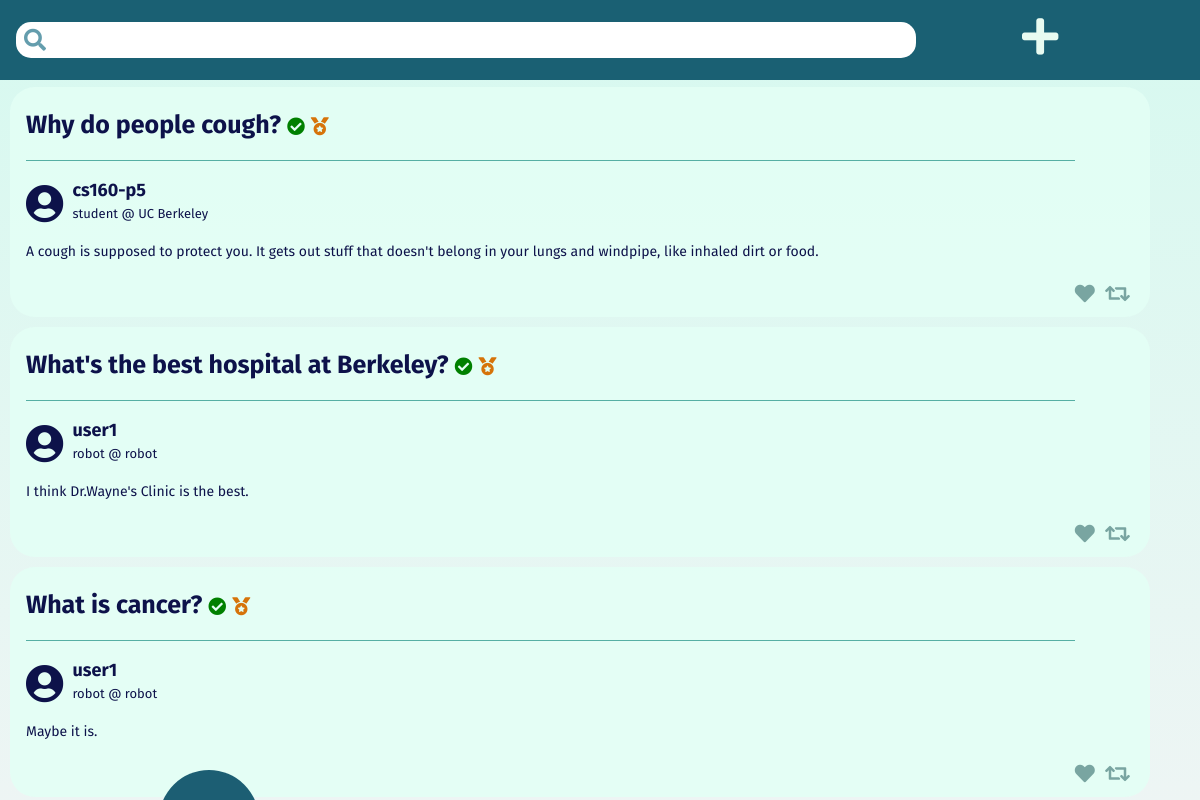
The page /life/forum/ on the database its author committed.
### life/models.py (models this page shows, shortened)
class Question(models.Model):
    question = models.CharField(max_length=50)
    description = models.CharField(default="", max_length=500)
    user = models.ForeignKey(User, default=None, on_delete=models.CASCADE)
    prof_answered = models.BooleanField(default=False)
    creation_date = models.DateTimeField(editable=False, blank=True, null=True)
    last_modified = models.DateTimeField(editable=False, blank=True, null=True)

class Answer(models.Model):
    user = models.ForeignKey(User, default=None, on_delete=models.CASCADE)
    question = models.ForeignKey(Question, on_delete=models.CASCADE)
    answer = models.CharField(max_length=500)
    likes = models.IntegerField(default=0)
    creation_date = models.DateTimeField(editable=False, blank=True, null=True)
    last_modified = models.DateTimeField(editable=False, blank=True, null=True)

class User(models.Model):
    username = models.CharField(max_length=20)
    password = models.CharField(default="", max_length=30)
    job_title = models.CharField(default="Anonymous", max_length=30)
    workplace = models.CharField(default="Anonymous", max_length=40)
    identified = models.BooleanField(default=False)

### life/views.py (the view)
# urls.py: path('forum/',views.forum, name='forum'),
def forum(request):
    global currentUser
    question_list = Question.objects.all()
    context = {
        'question_list': question_list
    }
    return render(request, 'life/forum.html', context)

### life/templates/life/forum.html (shortened to what this page needs)
{% load static %}
<!DOCTYPE html>
<html>
  <head>
    <link rel="stylesheet" type="text/css" href="{% static '/life/vendor/bootstrap/css/bootstrap.css' %}" />
    <link rel="stylesheet" type="text/css" href="{% static '/life/css/main.css' %}" />
    <link rel="stylesheet" href="https://use.fontawesome.com/releases/v5.1.1/css/all.css">
  </head>
  <body>
    <div class="searchBarWrapper">
      <div id="searchBar">
        <i class="fas fa-search" style="font-size: 22px; margin:7px 8px; color: #649dad;"></i>
      </div>
      <div id="create">
        <a href="/life/forum_create"><i class="fas fa-plus" style="font-size: 2.6em; color:#e8fbf1;"></i></a>
      </div>
    </div>
    <div class="forumWrapper" id="forumWrapperID">
       {% if question_list %}
        {% for question in question_list %}
            <div class="questionWrapper" style="height:230px;" onclick="goToQuestion({{ question.id }})">
              <div class="question">
                <span>{{ question.question }}</span>
                {% if question.answer_set.all|length > 0 %}
                    <i class="fas fa-check-circle greenCheck"></i>
                {% endif %}
                {% if question.prof_answered %}
                    <i class="fas fa-medal medal"></i>
                {% endif %}
              </div>
              <div class="answerWrapper">
                  {% if question.answer_set.all|length > 0 %}
                    <i class="fas fa-user-circle doctorICON"></i>
                    {% with question.answer_set.all|first as answer %}
                        <div class="doctorWrapper">
                          <div class="doctorName">{{ answer.user.username }}</div>
                          <div class="doctorDescription">{{ answer.user.job_title }} @ {{ answer.user.workplace }}</div>
                        </div>
                        <div class="answerText">
                            {{ answer.answer }}
                        </div>
                    {% endwith %}
                  {% else %}
                    <div>{{ question.description }}</div>
                  {% endif %}
              </div>
              <div class="shareLike">
                  {% if question.answer_set.all %}
                    {% with question.answer_set.all|first as answer %}
                      {% if answer.likes > 0 %}
                        <i style="color:#FF3333" class="fas fa-heart" onclick="like()"></i>
                        {{ answer.likes }}
                      {% else %}
                        <i class="fas fa-heart" onclick="like();"></i>
                      {% endif %}
                    {% endwith %}
                  {% endif %}
                  <i class="fas fa-retweet" style="margin-left:5px;"></i>
                </div>
            </div>
        {% endfor %}
      {% endif %}
    </div>
    <div id="homeButton" onclick="toggleHideShow();">
    </div>
  </body>
</html>

### life/static/life/css/main.css (style rules this page uses)
body { padding-top: 2rem; padding-bottom: 2rem; font-family: "Fira Sans", sans-serif; color: #0d124a; background-color: #fafafa; }
a, a:hover { color: #037edc; }

### life/templates/life/forum.html (style rules this page uses)
body, html { height: 100%; margin: 0; background-image:linear-gradient(rgba(72, 245, 197, 0.2), rgba(187,225,220,0.2)),url("https://images.pexels.com/photos/4827/nature-forest-trees-fog.jpeg?cs=srgb&dl=fog-foggy-forest-4827.jpg&fm=jpg"); background-attachment: fixed; background-size: cover; }
.searchBarWrapper { position: absolute; top:0px; left:0px; height:80px; background-color:#1a6073; width:100%; display: inline-block; }
#searchBar { display: inline-block; border-radius: 15px; border-color: darkblue; border-width: 2px; background-color: white; min-width: 75%; height: 45% !important; vertical-align: middle; margin: 22px 0px 16px 16px; }
#create { display: inline-block; min-width:20%; text-align:center; vertical-align:middle; }
.forumWrapper { margin-top: 55px; }
.questionWrapper { border-radius: 25px; background: #e4fff6e6; max-width:95%; min-height: 218px; margin-top: 10px; margin-left: 10px !important; position:relative; }
.question { font-weight: bold; font-size: 25px; margin: 0px 0px 16px 16px; padding-top: 20px; padding-bottom:15px; border-bottom: 1px solid #56afa4; width:92%; }
.answerWrapper { margin-left:16px; }
.greenCheck { color:green; font-size:18px; }
.medal { color:#d67309; font-size:18px; }
.doctorICON { font-size: 2.4em; }
.doctorWrapper { display:inline-block; margin-left:5px; }
.doctorName { font-weight:bold; font-size:18px; }
.doctorDescription { font-size:13px; }
.answerText { max-height:40px; overflow:hidden; padding-top: 16px; font-size:14px; max-width:97%; }
.shareLike { font-size:20px; float:right; color: #79a5a1; padding-right: 20px; padding-top: 10px; position:absolute; bottom:8px; right:0; }
#homeButton { border-radius:100%; background:#1c5e73; border:none; width:100px; display:inline-block; position: fixed; left:159px; bottom:-70px; height:100px; z-index:1; }

### rows shown on the page
Question: question "Why do people cough?", prof_answered True (drawn)
Answer: user.username "cs160-p5", user.job_title "student", user.workplace "UC Berkeley", answer "A cough is supposed to protect you. It gets out stuff that doesn't belong in your lungs and windpipe, like inhaled dirt or food."
Question: question "What's the best hospital at Berkeley?", prof_answered True (drawn)
Answer: user.username "user1", user.job_title "robot", user.workplace "robot", answer "I think Dr.Wayne's Clinic is the best."
Question: question "What is cancer?", prof_answered True (drawn)
Answer: user.username "user1", user.job_title "robot", user.workplace "robot", answer "Maybe it is."
